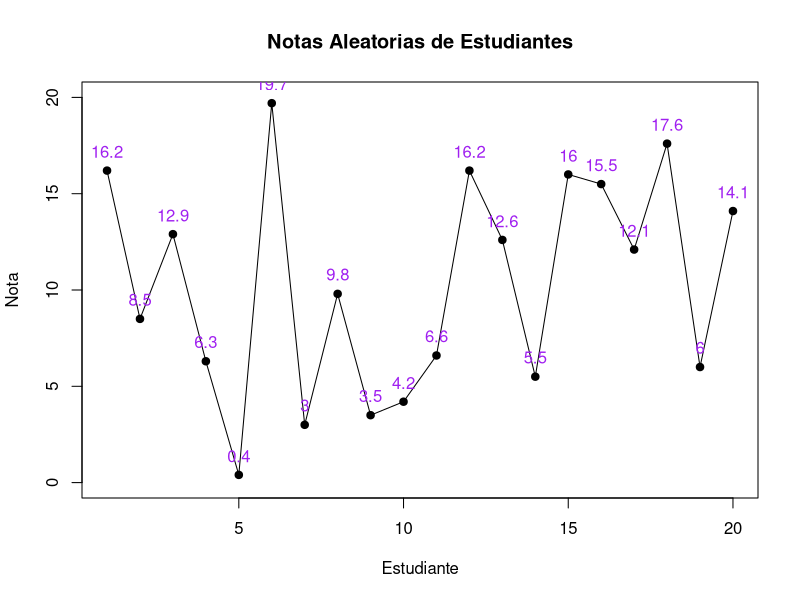

R code for this plot:
# Parámetros
n <- 20

# Generación de notas (aleatorias entre 0 y 20)
notas <- round(runif(n, min = 0, max = 20), 1)

# Visualización de las notas
plot(notas,
     type = "o",
     col = "black",
     pch = 19,
     xlab = "Estudiante",
     ylab = "Nota",
     main = "Notas Aleatorias de Estudiantes",
     ylim = c(0, 20))

# Añadir etiquetas de notas en el gráfico
text(x = 1:n, y = notas + 1, labels = notas, col = "purple")


